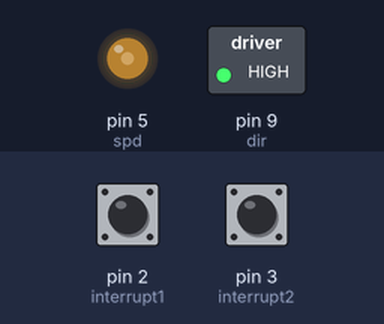
Recording of a sketch running on a simulated Arduino Uno, built with avr-gcc and run on an emulated ATmega328P. Parts: switched loads named in the sketch (green lamp = pin HIGH), output pins drawn as LEDs (lit = HIGH). The inputs (shaded band) are chosen by the test bench; at power-on: pin 2 (interrupt1) HIGH, pin 3 (interrupt2) HIGH. What the sketch prints to the serial monitor is not drawn.

Above: at 1.2 s.
1.3 s: pin 2 (interrupt1) pulled LOW for 0.15 s
Timing chart, 0 to 4.3 s (numbered marks = the images above; inputs shaded):
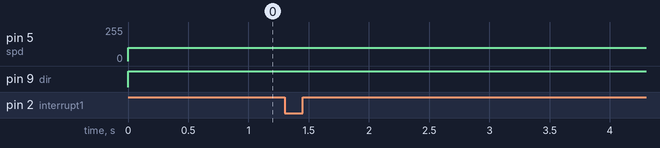

Measured:
- after the input at 1.3 s, every drawn part: stays the same

The sketch:

dc_motor-with-encoder.ino
```cpp
#define interrupt1 2
#define interrupt2 3
int spd=5;
int dir=9;
volatile long change;
long counter=0;
int lastcounter=0;
int aState=0;
int LastState=0;
int d;
int starttime;
int stoptime=500;
int c;

void setup() {
  pinMode(interrupt1,INPUT_PULLUP);
  pinMode(interrupt2,INPUT_PULLUP);
  attachInterrupt(digitalPinToInterrupt(interrupt1), blink1, CHANGE);
  attachInterrupt(digitalPinToInterrupt(interrupt2), blink2, CHANGE);
  Serial.begin(9600);
  pinMode(5,OUTPUT);
  pinMode(9,OUTPUT);
   starttime=millis();
}

void blink1() {
  noInterrupts();
  int stateA = digitalRead(interrupt1);
  int stateB = digitalRead(interrupt2);


  if (stateA == stateB) {
    change++;
  }
  else {
    change--;
  }
    Serial.print("Blink1: Change = ");
  Serial.println(change);  // Debugging line
  interrupts();

}

void blink2() {
  noInterrupts();
  int stateA = digitalRead(interrupt1);
  int stateB = digitalRead(interrupt2);


  if (stateA != stateB) {
    change++;
  }
  else {
    change--;
  }
    Serial.print("Blink2: Change = ");
  Serial.println(change);  // Debugging line
  interrupts();

}

void loop() {
  digitalWrite(dir,HIGH);
  analogWrite(spd,100);
   if(change != counter){
     d=(change*0.058);
     Serial.print(d);
     Serial.println(" cm");
     counter=change;
   }
     if(d>500){
   analogWrite(spd,0);
  }


}
```
